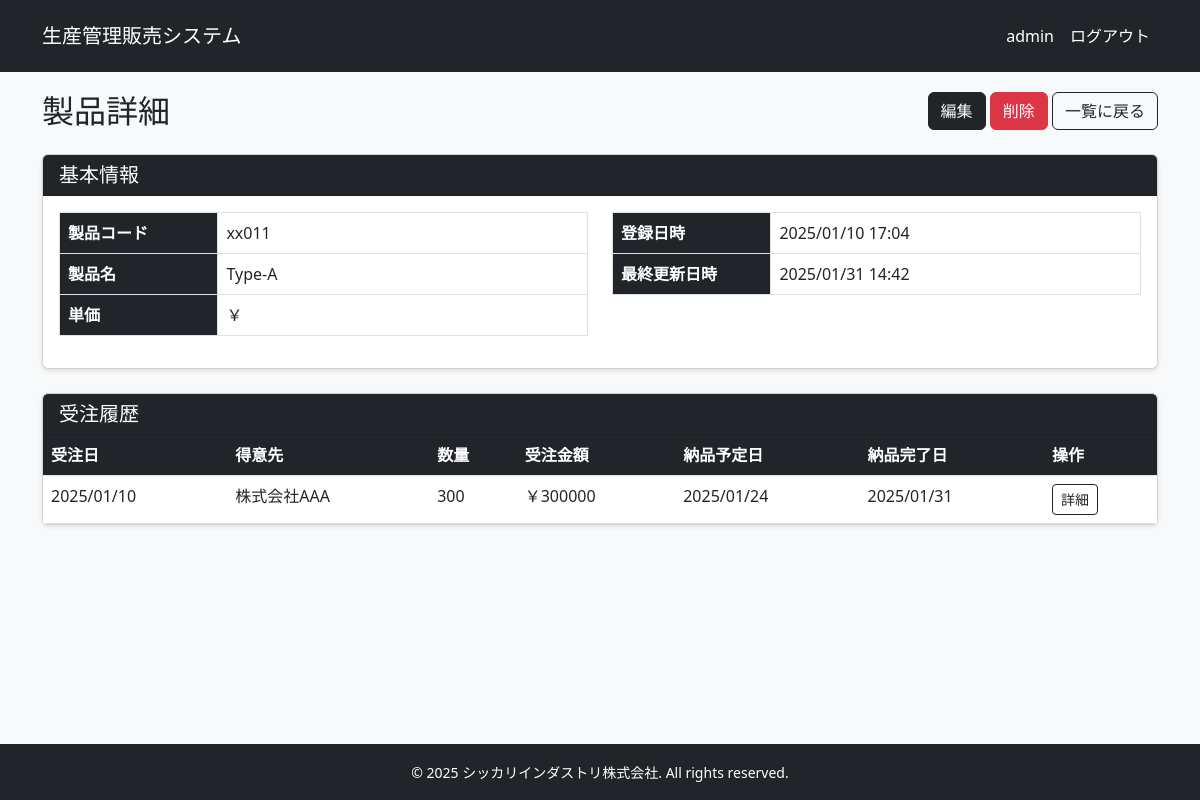
Page /sales/products/1/ (signed in) on the committed database.
### apps/sales/models.py (models this page shows, shortened)
class Product(models.Model):
    product_code = models.CharField("製品コード", max_length=10, unique=True)
    name = models.CharField("製品名", max_length=100)
    unit_price = models.DecimalField("製品単価", max_digits=10, decimal_places=0)
    created_at = models.DateTimeField("作成日時", auto_now_add=True)
    updated_at = models.DateTimeField("更新日時", auto_now=True)
    class Meta:
        verbose_name = "製品"
        verbose_name_plural = "製品一覧"

class Order(models.Model):
    customer = models.ForeignKey(
        Customer,
        on_delete=models.PROTECT,
        verbose_name="得意先"
    )
    product = models.ForeignKey(
        Product,
        on_delete=models.PROTECT,
        verbose_name="製品"
    )
    quantity = models.IntegerField("受注数量")
    order_date = models.DateField("受注日")
    delivery_date = models.DateField("納品予定日")
    delivery_completed_date = models.DateField("納品完了日", null=True, blank=True)
    created_at = models.DateTimeField("作成日時", auto_now_add=True)
    updated_at = models.DateTimeField("更新日時", auto_now=True)
    class Meta:
        verbose_name = "受注"
        verbose_name_plural = "受注一覧"
    @property
    def total_amount(self):
        return self.quantity * self.product.unit_price

class Customer(models.Model):
    customer_code = models.CharField("得意先コード", max_length=10, unique=True)
    name = models.CharField("得意先名", max_length=100)
    phone = models.CharField("電話番号", max_length=15)
    postal_code = models.CharField("郵便番号", max_length=8)
    address = models.CharField("住所", max_length=200)
    email = models.EmailField("メールアドレス", max_length=254)
    created_at = models.DateTimeField("作成日時", auto_now_add=True)
    updated_at = models.DateTimeField("更新日時", auto_now=True)
    class Meta:
        verbose_name = "得意先"
        verbose_name_plural = "得意先一覧"

### apps/sales/views.py (the view)
# urls.py: path('products/<int:pk>/', views.ProductDetailView.as_view(), name='product_detail'),
class ProductDetailView(LoginRequiredMixin, DetailView):
    model = Product
    template_name = 'sales/product_detail.html'
    def get_context_data(self, **kwargs):
        context = super().get_context_data(**kwargs)
        product = self.object
        orders = product.order_set.all()
        total_quantity = orders.aggregate(Sum('quantity'))['quantity__sum'] or 0
        total_amount = orders.aggregate(
            total=Sum(F('quantity') * F('product__unit_price'))
        )['total'] or 0
        context.update({
            'total_quantity': total_quantity,
            'total_amount': total_amount,
        })
        return context

### templates/sales/product_detail.html (shortened to what this page needs)
{% extends "base.html" %}
{% load humanize %}
{% block content %}
<div class="d-flex justify-content-between align-items-center mb-4">
    <h2 class="mb-0">製品詳細</h2>
    <div>
        <a href="{% url 'sales:product_update' product.pk %}" class="btn btn-dark">
             編集
        </a>
        <a href="{% url 'sales:product_delete' product.pk %}" class="btn btn-danger">
             削除
        </a>
        <a href="{% url 'sales:product_list' %}" class="btn btn-outline-dark">
             一覧に戻る
        </a>
    </div>
</div>
<div class="card mb-4">
    <div class="card-header bg-dark text-white">
        <h5 class="card-title mb-0">基本情報</h5>
    </div>
    <div class="card-body">
        <div class="row">
            <div class="col-md-6">
                <table class="table table-bordered">
                    <tr>
                        <th class="table-light" style="width: 30%">製品コード</th>
                        <td>{{ product.product_code }}</td>
                    </tr>
                    <tr>
                        <th class="table-light">製品名</th>
                        <td>{{ product.name }}</td>
                    </tr>
                    <tr>
                        <th class="table-light">単価</th>
                        <td>￥{{ product.unit_price|stringformat:",.0f" }}</td>
                    </tr>
                </table>
            </div>
            <div class="col-md-6">
                <table class="table table-bordered">
                    <tr>
                        <th class="table-light" style="width: 30%">登録日時</th>
                        <td>{{ product.created_at|date:"Y/m/d H:i" }}</td>
                    </tr>
                    <tr>
                        <th class="table-light">最終更新日時</th>
                        <td>{{ product.updated_at|date:"Y/m/d H:i" }}</td>
                    </tr>
                </table>
            </div>
        </div>
    </div>
</div>
<div class="card">
    <div class="card-header bg-dark text-white">
        <h5 class="card-title mb-0">受注履歴</h5>
    </div>
    <div class="card-body p-0">
        <div class="table-responsive">
            <table class="table table-hover mb-0">
                <thead>
                    <tr>
                        <th>受注日</th>
                        <th>得意先</th>
                        <th>数量</th>
                        <th>受注金額</th>
                        <th>納品予定日</th>
                        <th>納品完了日</th>
                        <th>操作</th>
                    </tr>
                </thead>
                <tbody>
                    {% for order in product.order_set.all|dictsortreversed:"order_date" %}
                    <tr>
                        <td>{{ order.order_date|date:"Y/m/d" }}</td>
                        <td>{{ order.customer.name }}</td>
                        <td>{{ order.quantity|stringformat:"d" }}</td>
                        <td>￥{{ order.total_amount|floatformat:",.0f" }}</td>
                        <td>{{ order.delivery_date|date:"Y/m/d" }}</td>
                        <td>{{ order.delivery_completed_date|date:"Y/m/d"|default:"-" }}</td>
                        <td>
                            <a href="{% url 'sales:order_detail' order.pk %}" class="btn btn-sm btn-outline-dark">詳細</a>
                        </td>
                    </tr>
                    {% empty %}
                    <tr>
                        <td colspan="7" class="text-center py-4">
                            受注履歴がありません
                        </td>
                    </tr>
                    {% endfor %}
                </tbody>
            </table>
        </div>
    </div>
</div>
{% endblock %}

### templates/base.html (shortened to what this page needs)
<!DOCTYPE html>
<html lang="ja">
<head>
    <link href="https://cdn.jsdelivr.net/npm/bootstrap@5.3.0/dist/css/bootstrap.min.css" rel="stylesheet">
</head>
<body>
    <header>
        <nav class="navbar navbar-expand-lg navbar-dark">
            <div class="container d-flex justify-content-between">
                <a class="navbar-brand" href="{% url 'home' %}">生産管理販売システム</a>
                {% if user.is_authenticated %}
                    <ul class="navbar-nav">
                        <li class="nav-item">
                            <span class="nav-link">{{ user.username }}</span>
                        </li>
                        <li class="nav-item">
                            <a class="nav-link" href="{% url 'logout' %}">ログアウト</a>
                        </li>
                    </ul>
                {% endif %}
            </div>
        </nav>
    </header>
    <main class="main-content">
        <div class="container">
            {% block content %}
            {% endblock %}
        </div>
    </main>
    <footer class="footer text-center">
        <div class="container">
            <small>&copy; 2025 シッカリインダストリ株式会社. All rights reserved.</small>
        </div>
    </footer>
</body>
</html>

### templates/base.html (style rules this page uses)
:root { --primary: #212529; --secondary: #6c757d; --danger: #dc3545; --light: #f8f9fa; --white: #ffffff; --border: #dee2e6; }
body { min-height: 100vh; display: flex; flex-direction: column; }
.main-content { flex: 1; padding: 20px 0; background-color: var(--light); }
.navbar { padding: 1rem 0; background-color: var(--primary) !important; }
.navbar-brand, .nav-link { color: var(--white) !important; transition: opacity 0.3s; }
.card { box-shadow: 0 2px 4px rgba(0,0,0,0.1); transition: transform 0.3s; }
.table th { background-color: var(--primary); color: var(--white); }
.btn-dark { background-color: var(--primary); border-color: var(--primary); }
.footer { background-color: var(--primary); color: var(--white); padding: 1rem 0; margin-top: auto; }

### rows in the picture
Product: product_code "xx011", name "Type-A", created_at "2025/01/10 17:04", updated_at "2025/01/31 14:42"
Order: order_date "2025/01/10", customer.name "株式会社AAA", quantity "300", total_amount "300000", delivery_date "2025/01/24", delivery_completed_date "2025/01/31"

### other values in the picture
{{ user.username }} "admin"
